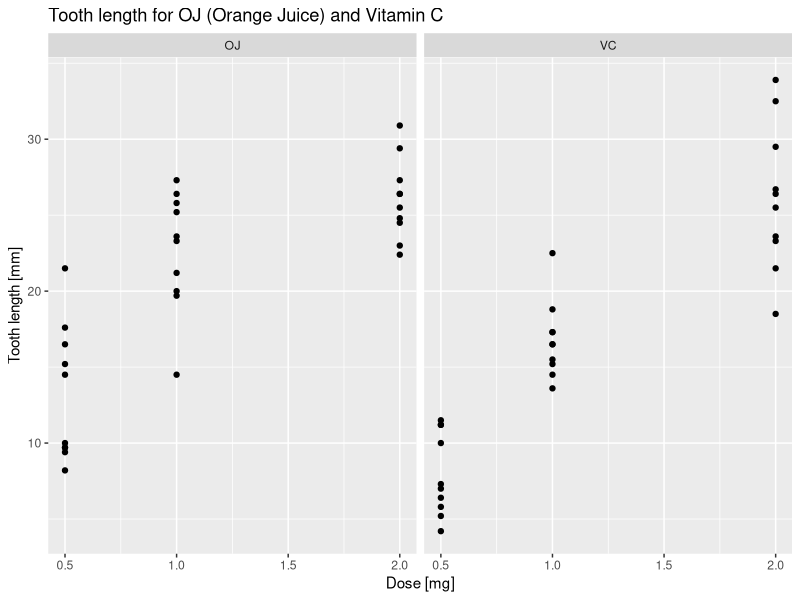
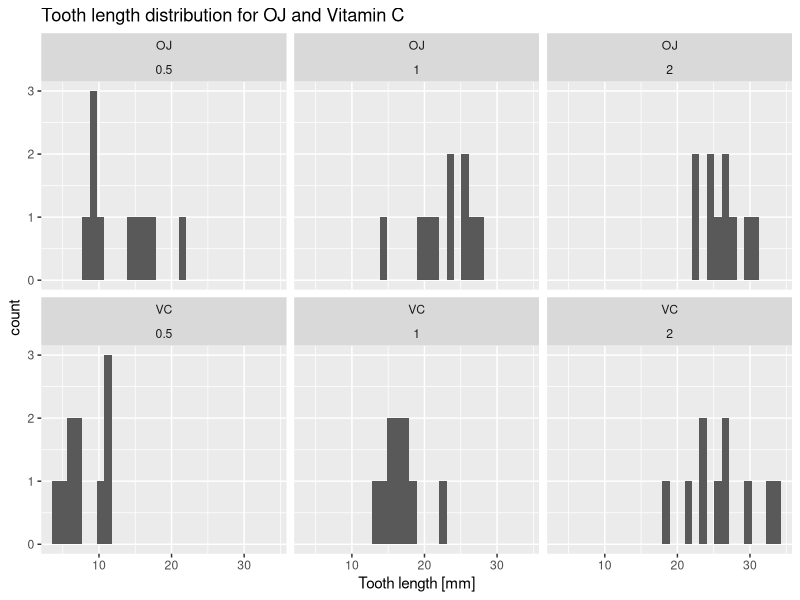

Write the R code that produced these figures, in order. (Note: this script raises an error after producing the figures.)
## ---- chunk 1
rm(list = ls()) # clear the environment so the results are reproducible
data(ToothGrowth) # load the data
class(ToothGrowth) # check the class/data type
## ---- chunk 2
head(ToothGrowth, 3) # check the columns and how the data looks like
nrow(ToothGrowth) # how many rows are there?
levels(ToothGrowth$supp) # how many supplement types are there? 
unique(ToothGrowth$dose) # is the dose discrete or continuous?
ToothGrowth[ which.max(ToothGrowth$len), ] # the record with max len
ToothGrowth[ which.min(ToothGrowth$len), ] # the record with min len
which(is.na(ToothGrowth$len)) # any NA len
## ---- chunk 3
library(ggplot2)
g <- ggplot(ToothGrowth, aes(x = dose, y = len))
g <- g + geom_point() +
     facet_wrap(~ supp) + 
     labs(x = "Dose [mg]") +
     labs(y = "Tooth length [mm]") +
     labs(title = "Tooth length for OJ (Orange Juice) and Vitamin C") 
g
## ---- chunk 4
g <- ggplot(ToothGrowth)
g <- g + geom_histogram(aes(x = len)) + facet_wrap(supp ~ dose) +
     labs(x = "Tooth length [mm]") +
     labs(title = "Tooth length distribution for OJ and Vitamin C")
g
## ---- chunk 5
doses <- unique(ToothGrowth$dose)
## ---- chunk 6
d <- ToothGrowth[ ToothGrowth$dose == doses[ 1 ], ]
t.test(len ~ supp, data = d, paired = FALSE, var.equal = TRUE)
## ---- chunk 7
d <- ToothGrowth[ ToothGrowth$dose == doses[ 2 ], ]
t.test(len ~ supp, data = d, paired = FALSE, var.equal = TRUE)
## ---- chunk 8
d <- ToothGrowth[ ToothGrowth$dose == doses[ 3 ], ]
t.test(len ~ supp, data = d, paired = FALSE, var.equal = TRUE)
